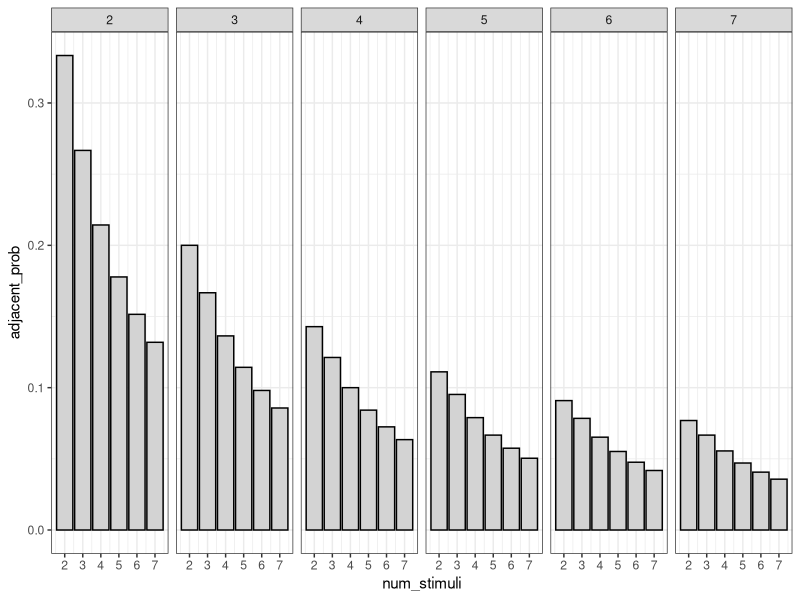
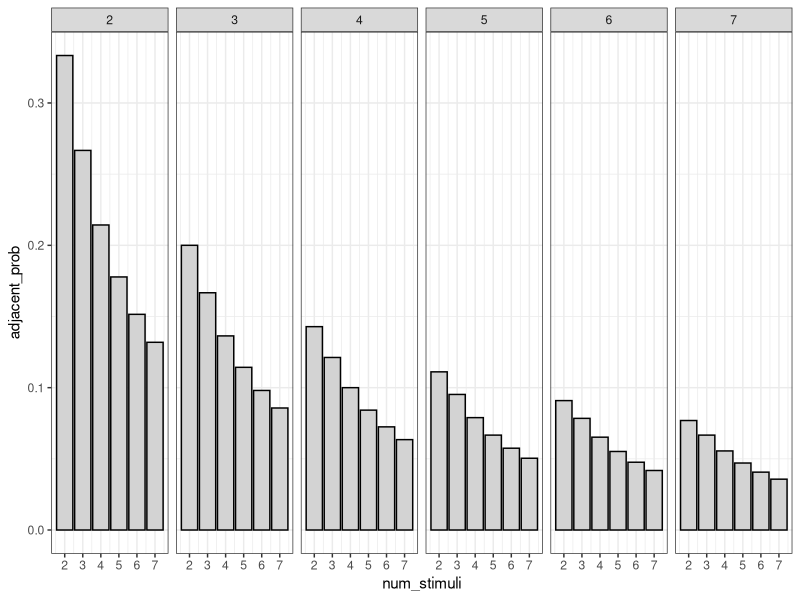

The R script that drew these images, in order:
# Set location
setwd("~/Library/Mobile Documents/com~apple~CloudDocs/Github/sorting-sets")

# Load library
library(tidyverse)

# Prepare Function
proportion_adjacency <- function(k, n) {
  prop <- ( (2*k) - 2 )/( (k^2*n) - k )
  return(prop)
}

# Prepare vectors
k_vector <- 2:7
n_vector <- 2:7
## note that function with vectorise over k but not over n

# Run function repeatedly for different values of n and bind columns
data <- n_vector %>% map(~ proportion_adjacency(k_vector, .x)) %>% map_dfc(~.)
# Name columns by n values
colnames(data) = n_vector
# Add column containing k values
data <- data %>% mutate(num_stimuli = k_vector) %>% select(num_stimuli, everything())
# Tidy data with n values as character variable
( data <- pivot_longer(data, `2`:`7`, names_to = "group_size", values_to = "adjacent_prob") )

# Plot with k as x axis and n as facetting factor
ggplot(data, aes(x=num_stimuli, y=adjacent_prob)) + 
  geom_bar(stat="identity", colour="black", fill="lightgrey") + 
  scale_x_continuous(breaks=k_vector) + 
  facet_grid(~group_size) +
  theme_bw()

ggsave("stimuli.pdf")
